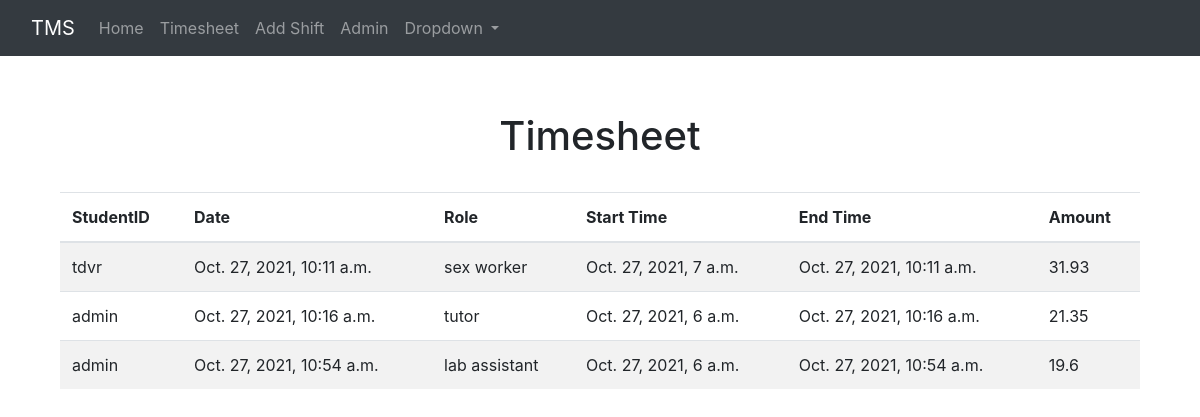
Page /shifts on the earlier database version.
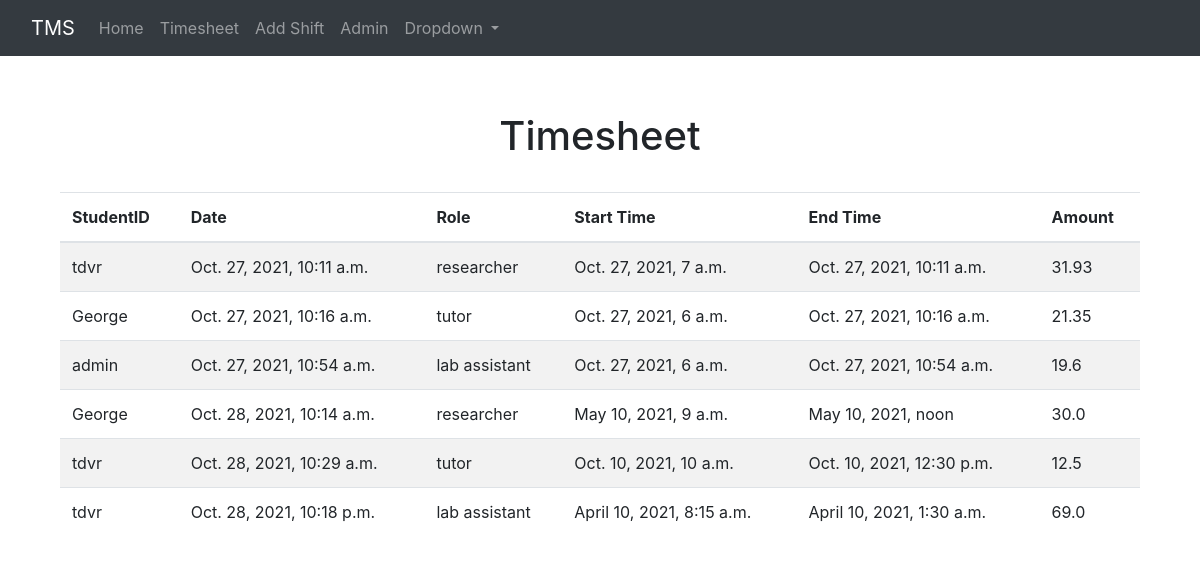
Same page on the later database version.
### timesheet/models.py (models this page shows, shortened)
class Shift(models.Model):
    studentID = models.ForeignKey(User, blank=True, null=True, on_delete=models.CASCADE)
    date = models.DateTimeField('Date added', auto_now_add=True)
    role = models.ForeignKey(Roles, blank=True, null=True, on_delete=models.SET_NULL)
    startHour = models.DateTimeField('Time started working')
    endHour = models.DateTimeField('Time finished working')
    def payment(self):
        time = self.endHour - self.startHour                                 #calculate time working
        payment = round(self.role.hourlyPay * time.seconds / 60 / 60,2)      #hourlyPay * hours worked, rounded for 2 demicals
        return payment

class Roles(models.Model):
    name = models.CharField('Type of role', max_length=120)
    hourlyPay = models.IntegerField('Payment per hour for a role')
    def __str__(self):
        return self.name

### timesheet/views.py (the view)
# urls.py: path('shifts', views.shifts, name="shifts"),
def shifts(request):
    shifts = Shift.objects.all()
    return render(request, 'timesheet/shifts.html',{'shifts': shifts})

### timesheet/templates/timesheet/shifts.html (shortened to what this page needs)
{% extends 'timesheet/base.html' %}
    {% block content %}
    <center>
    <br>
    <div class="container">
        <h1>Timesheet</h1> <br/>
        <table class="table table-striped">
          <thead>
            <tr>
                <th scope="col">StudentID</th>
                <th scope="col">Date</th>
                <th scope="col">Role</th>
                <th scope="col">Start Time</th>
                <th scope="col">End Time</th>
                <th scope="col">Amount</th>
            </tr>
          </thead>
            {% for shift in shifts %}
                <tr>
                    <td>
                    {{ shift.studentID }}
                    </td>
                    <td>
                    {{ shift.date }}
                    </td>
                    <td>
                    {{ shift.role }}
                    </td>
                    <td>
                    {{ shift.startHour }}
                    </td>
                    <td>
                    {{ shift.endHour }}
                    </td>
                    <td>
                    {{ shift.payment }}
                    </td>
            </tr>
            {% endfor %}
        </table>
    </div>
    </center>
    {% endblock %}

### timesheet/templates/timesheet/base.html (shortened to what this page needs)
<!doctype html>
<html lang="en">
  <head>
    <link rel="stylesheet" href="https://stackpath.bootstrapcdn.com/bootstrap/4.2.1/css/bootstrap.min.css">
    <link href="https://stackpath.bootstrapcdn.com/font-awesome/4.7.0/css/font-awesome.min.css" rel="stylesheet">
    <link rel="stylesheet" href="https://cdnjs.cloudflare.com/ajax/libs/tempusdominus-bootstrap-4/5.1.2/css/tempusdominus-bootstrap-4.min.css" />
  </head>
  <body>
    {% include 'timesheet/navbar.html' %}
    <br/>
    <div class="container">
        {% block content %}
        {% endblock %}
    </div>
  </body>
</html>

### timesheet/templates/timesheet/navbar.html (shortened to what this page needs)
<nav class="navbar navbar-expand-lg navbar-dark bg-dark">
  <div class="container-fluid">
    <a class="navbar-brand" href="{% url 'home' %}">TMS</a>
    <div class="collapse navbar-collapse" id="navbarSupportedContent">
      <ul class="navbar-nav me-auto mb-2 mb-lg-0">
        <li class="nav-item">
          <a class="nav-link" aria-current="page" href="/home">Home</a>
        </li>
        <li class="nav-item">
          <a class="nav-link" aria-current="page" href="/shifts">Timesheet</a>
        </li>
        <li class="nav-item">
          <a class="nav-link" aria-current="page" href="/add_shift">Add Shift</a>
        </li>
         <li class="nav-item">
          <a class="nav-link" aria-current="page" href="/admin">Admin</a>
        </li>
        <li class="nav-item dropdown">
          <a class="nav-link dropdown-toggle" href="#" id="navbarDropdown" role="button" data-bs-toggle="dropdown" aria-expanded="false">
            Dropdown
          </a>
        </li>
      </ul>
    </div>
  </div>
</nav>

Differences in the rows shown:
changed through a linked row, Shift "Oct. 27, 2021, 10:11 a.m.": role "sex worker" → "researcher"
changed Shift "Oct. 27, 2021, 10:16 a.m.": studentID "admin" → "George"
added Shift: studentID "George", date "Oct. 28, 2021, 10:14 a.m.", role "researcher", startHour "May 10, 2021, 9 a.m.", endHour "May 10, 2021, noon", payment "30.0"
added Shift: studentID "tdvr", date "Oct. 28, 2021, 10:29 a.m.", role "tutor", startHour "Oct. 10, 2021, 10 a.m.", endHour "Oct. 10, 2021, 12:30 p.m.", payment "12.5"
added Shift: studentID "tdvr", date "Oct. 28, 2021, 10:18 p.m.", role "lab assistant", startHour "April 10, 2021, 8:15 a.m.", endHour "April 10, 2021, 1:30 a.m.", payment "69.0"
